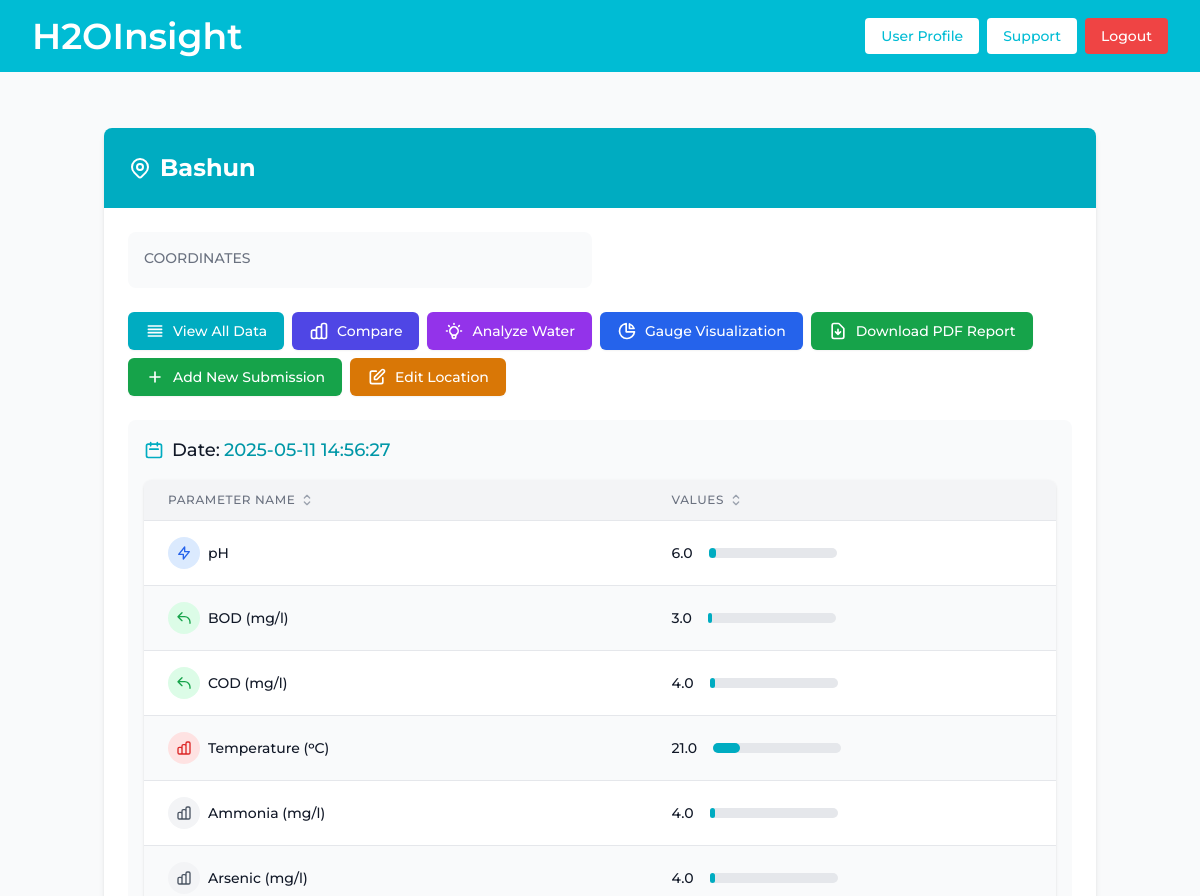
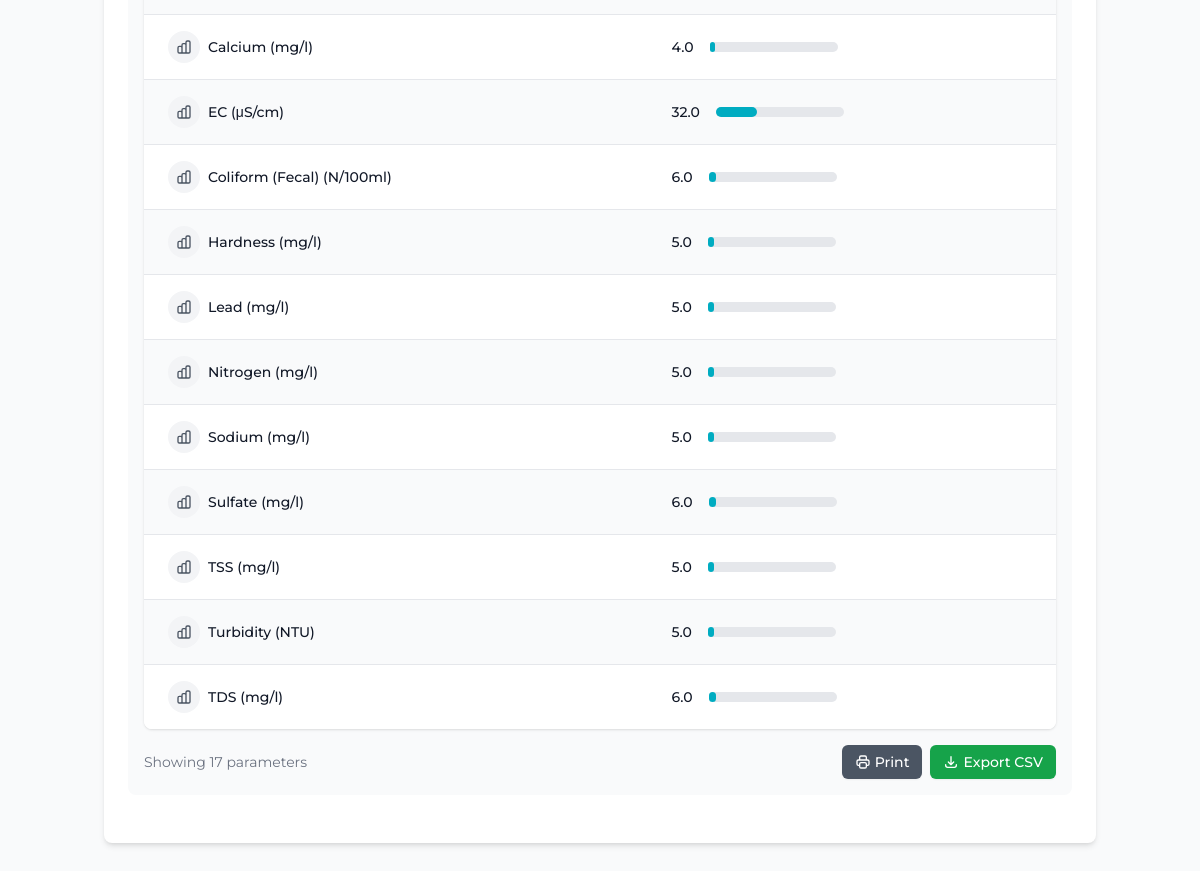
Page /view?location_id=3 (signed in) on the committed database (2 pictures, top to bottom).
### tables this page shows
CREATE TABLE locations (
    location_id INTEGER PRIMARY KEY AUTOINCREMENT,
    user_id INTEGER,
    location_name TEXT NOT NULL,
    description TEXT,
    latitude REAL DEFAULT 0.00,
    longitude REAL DEFAULT 0.00,
    date_submitted TIMESTAMP DEFAULT CURRENT_TIMESTAMP,
    FOREIGN KEY (user_id) REFERENCES users(user_id) ON DELETE SET NULL
);

CREATE TABLE data (
    data_id INTEGER PRIMARY KEY AUTOINCREMENT, 
    location_id INTEGER,
    user_id INTEGER,
    date_submitted TIMESTAMP DEFAULT CURRENT_TIMESTAMP,
    ph REAL,
    bod REAL,
    cod REAL,
    temperature REAL,
    ammonia REAL,
    arsenic REAL,
    calcium REAL,
    ec REAL,
    coliform REAL,
    hardness REAL,
    lead_pb REAL,
    nitrogen REAL,
    sodium REAL,
    sulfate REAL,
    tss REAL,
    turbidity REAL,
    tds REAL,
    FOREIGN KEY (location_id) REFERENCES locations(location_id) ON DELETE CASCADE,
    FOREIGN KEY (user_id) REFERENCES users(user_id) ON DELETE SET NULL
);

### routes/locations.py (the view)
@locations_bp.route("/view")
def view():
    location_id = request.args.get("location_id")
    if not location_id:
        session["error_message"] = "Must provide a valid location ID"
        return redirect(url_for("auth.apology"))
    try:
        with DatabaseConnection() as (cur, db):
            query = "SELECT * FROM locations WHERE location_id = ?"
            data = (int(location_id), )
            cur.execute(query, data)
            location_data_row = cur.fetchone()
            if not location_data_row:
                session["error_message"] = "The location you are requesting does not exist"
                return redirect(url_for("auth.apology"))
            location_data = list(location_data_row)
            query = "SELECT * FROM data WHERE location_id = ? ORDER BY date_submitted DESC"
            data = (int(location_id), )
            cur.execute(query, data)
            data_tuple = cur.fetchone()
            if not data_tuple:
                parameter_data = None
                date = None
                data_id = None
            else:
                date = data_tuple[3]  # Date submitted
                data_id = data_tuple[0]  # Data ID
                parameter_data = [
                    ("pH", data_tuple[4]),
                    ("BOD (mg/l)", data_tuple[5]),
                    ("COD (mg/l)", data_tuple[6]),
                    ("Temperature (ᵒC)", data_tuple[7]),
                    ("Ammonia (mg/l)", data_tuple[8]),
                    ("Arsenic (mg/l)", data_tuple[9]),
                    ("Calcium (mg/l)", data_tuple[10]),
                    ("EC (μS/cm)", data_tuple[11]),
                    ("Coliform (Fecal) (N/100ml)", data_tuple[12]),
                    ("Hardness (mg/l)", data_tuple[13]),
                    ("Lead (mg/l)", data_tuple[14]),
                    ("Nitrogen (mg/l)", data_tuple[15]),
                    ("Sodium (mg/l)", data_tuple[16]),
                    ("Sulfate (mg/l)", data_tuple[17]),
                    ("TSS (mg/l)", data_tuple[18]),
                    ("Turbidity (NTU)", data_tuple[19]),
                    ("TDS (mg/l)", data_tuple[20])
                ]
    except ValueError:
        session["error_message"] = "Invalid location ID format"
        return redirect(url_for("auth.apology"))
    except Exception as e:
        session["error_message"] = f"Error retrieving location data: {str(e)}"
        return redirect(url_for("auth.apology"))
    if float(location_data[4]) == float(location_data[5]) == 0.0:
        location_data[4] = None
        location_data[5] = None
    session["location_id"] = location_data[0]
    return render_template("view.html", location_data=location_data, parameter_data=parameter_data, date=date, data_id=data_id)

### models/db.py (called while the page is built)
    def __enter__(self):
        self.connection = sqlite3.connect(DB_PATH)
        self.connection.execute("PRAGMA foreign_keys = ON")
        if self.dictionary:
            self.connection.row_factory = sqlite3.Row
        self.cursor = self.connection.cursor()
        return self.cursor, self.connection

    def __exit__(self, exc_type, exc_val, exc_tb):
        if self.cursor:
            self.cursor.close()
        if self.connection:
            self.connection.close()
        return False  # Let any exceptions propagate

### templates/view.html (shortened to what this page needs)
{% extends "layout.html" %}
{% block main %}
{% if session["user_id"] %}
<div class="max-w-5xl mx-auto px-4 py-8">
    <div class="bg-white rounded-lg shadow-md overflow-hidden">
        <div class="bg-primary-600 text-white py-6 px-6">
            <h2 class="text-2xl font-bold flex items-center">
                {{ location_data[2] }}
            </h2>
        </div>
        <div class="p-6">
            <div class="mb-6">
                <div class="grid grid-cols-1 md:grid-cols-2 gap-4">
                    <div class="bg-gray-50 p-4 rounded-lg">
                        <h3 class="text-sm uppercase text-gray-500 font-medium mb-1">Coordinates</h3>
                    </div>
                </div>
            </div>
            <div class="flex flex-wrap gap-2 mb-6">
                {% if parameter_data %}
                <form action="{{ url_for('data.all_location_data') }}" method="get">
                    <button type="submit" class="inline-flex items-center px-4 py-2 border border-transparent rounded-md shadow-sm text-sm font-medium text-white bg-primary-600 hover:bg-primary-700 focus:outline-none focus:ring-2 focus:ring-offset-2 focus:ring-primary-500">
                        <svg class="w-5 h-5 mr-2" fill="none" stroke="currentColor" viewBox="0 0 24 24" xmlns="http://www.w3.org/2000/svg">
                            <path stroke-linecap="round" stroke-linejoin="round" stroke-width="2" d="M4 6h16M4 10h16M4 14h16M4 18h16"></path>
                        </svg>
                        View All Data
                    </button>
                </form>
                <form action="{{ url_for('data.compare_between') }}" method="get">
                    <button type="submit" class="inline-flex items-center px-4 py-2 border border-transparent rounded-md shadow-sm text-sm font-medium text-white bg-indigo-600 hover:bg-indigo-700 focus:outline-none focus:ring-2 focus:ring-offset-2 focus:ring-indigo-500">
                        Compare
                    </button>
                </form>
                {% endif %}
                {% if parameter_data and data_id %}
                <a href="{{ url_for('data.analyze_water', data_id=data_id) }}" class="inline-flex items-center px-4 py-2 border border-transparent rounded-md shadow-sm text-sm font-medium text-white bg-purple-600 hover:bg-purple-700 focus:outline-none focus:ring-2 focus:ring-offset-2 focus:ring-purple-500">
                    Analyze Water
                </a>
                <a href="{{ url_for('data.gauge_visualization', data_id=data_id) }}" class="inline-flex items-center px-4 py-2 border border-transparent rounded-md shadow-sm text-sm font-medium text-white bg-blue-600 hover:bg-blue-700 focus:outline-none focus:ring-2 focus:ring-offset-2 focus:ring-blue-500">
                    Gauge Visualization
                </a>
                <a href="{{ url_for('data.download_report', data_id=data_id) }}" class="inline-flex items-center px-4 py-2 border border-transparent rounded-md shadow-sm text-sm font-medium text-white bg-green-600 hover:bg-green-700 focus:outline-none focus:ring-2 focus:ring-offset-2 focus:ring-green-500">
                    Download PDF Report
                </a>
                {% endif %}
                {% if session["user_type"] == "R" %}
                <form action="{{ url_for('data.add_data') }}" method="get">
                    <button type="submit" class="inline-flex items-center px-4 py-2 border border-transparent rounded-md shadow-sm text-sm font-medium text-white bg-green-600 hover:bg-green-700 focus:outline-none focus:ring-2 focus:ring-offset-2 focus:ring-green-500">
                        <svg class="w-5 h-5 mr-2" fill="none" stroke="currentColor" viewBox="0 0 24 24" xmlns="http://www.w3.org/2000/svg">
                            <path stroke-linecap="round" stroke-linejoin="round" stroke-width="2" d="M12 6v6m0 0v6m0-6h6m-6 0H6"></path>
                        </svg>
                        Add New Submission
                    </button>
                </form>
                {% endif %}
                {% if location_data[1] == session["user_id"] %}
                <form action="{{ url_for('locations.edit_location') }}" method="post">
                    <button type="submit" class="inline-flex items-center px-4 py-2 border border-transparent rounded-md shadow-sm text-sm font-medium text-white bg-amber-600 hover:bg-amber-700 focus:outline-none focus:ring-2 focus:ring-offset-2 focus:ring-amber-500">
                        Edit Location
                    </button>
                </form>
                {% endif %}
            </div>
            {% if parameter_data %}
            <div class="bg-gray-50 p-4 rounded-lg mb-6">
                <h3 class="text-lg font-medium text-gray-900 mb-4 flex items-center">
                    <svg class="w-5 h-5 mr-2 text-primary-600" fill="none" stroke="currentColor" viewBox="0 0 24 24" xmlns="http://www.w3.org/2000/svg">
                        <path stroke-linecap="round" stroke-linejoin="round" stroke-width="2" d="M8 7V3m8 4V3m-9 8h10M5 21h14a2 2 0 002-2V7a2 2 0 00-2-2H5a2 2 0 00-2 2v12a2 2 0 002 2z"></path>
                    </svg>
                    Date: <span class="ml-1 text-primary-700">{{ date }}</span>
                </h3>
                <div class="overflow-x-auto rounded-lg shadow">
                    <table id="dataTable" class="min-w-full divide-y divide-gray-200 table-fixed">
                        <thead class="bg-gray-100">
                            <tr>
                                <th scope="col" class="group px-6 py-3 text-left text-xs font-medium text-gray-500 uppercase tracking-wider cursor-pointer">
                                    <div class="flex items-center">
                                        Parameter Name
                                        <svg class="ml-1 w-4 h-4 text-gray-400 group-hover:text-gray-500" fill="none" stroke="currentColor" viewBox="0 0 24 24" xmlns="http://www.w3.org/2000/svg">
                                            <path stroke-linecap="round" stroke-linejoin="round" stroke-width="2" d="M8 9l4-4 4 4m0 6l-4 4-4-4"></path>
                                        </svg>
                                    </div>
                                </th>
                                <th scope="col" class="group px-6 py-3 text-left text-xs font-medium text-gray-500 uppercase tracking-wider cursor-pointer">
                                    <div class="flex items-center">
                                        Values
                                        <svg class="ml-1 w-4 h-4 text-gray-400 group-hover:text-gray-500" fill="none" stroke="currentColor" viewBox="0 0 24 24" xmlns="http://www.w3.org/2000/svg">
                                            <path stroke-linecap="round" stroke-linejoin="round" stroke-width="2" d="M8 9l4-4 4 4m0 6l-4 4-4-4"></path>
                                        </svg>
                                    </div>
                                </th>
                            </tr>
                        </thead>
                        <tbody class="bg-white divide-y divide-gray-200">
                            {% for tuple in parameter_data %}
                                <tr class="{% if loop.index is divisibleby(2) %}bg-gray-50{% else %}bg-white{% endif %} hover:bg-blue-50 transition-colors duration-150">
                                    <td class="px-6 py-4 whitespace-nowrap text-sm font-medium text-gray-900">
                                        <div class="flex items-center">
                                            {% if 'pH' in tuple[0] %}
                                            <span class="flex-shrink-0 h-8 w-8 rounded-full bg-blue-100 text-blue-600 flex items-center justify-center mr-2">
                                                <svg class="h-4 w-4" fill="none" stroke="currentColor" viewBox="0 0 24 24">
                                                    <path stroke-linecap="round" stroke-linejoin="round" stroke-width="2" d="M13 10V3L4 14h7v7l9-11h-7z"></path>
                                                </svg>
                                            </span>
                                            {% elif 'BOD' in tuple[0] or 'COD' in tuple[0] %}
                                            <span class="flex-shrink-0 h-8 w-8 rounded-full bg-green-100 text-green-600 flex items-center justify-center mr-2">
                                                <svg class="h-4 w-4" fill="none" stroke="currentColor" viewBox="0 0 24 24">
                                                    <path stroke-linecap="round" stroke-linejoin="round" stroke-width="2" d="M3 10h10a8 8 0 018 8v2M3 10l6 6m-6-6l6-6"></path>
                                                </svg>
                                            </span>
                                            {% elif 'Temperature' in tuple[0] %}
                                            <span class="flex-shrink-0 h-8 w-8 rounded-full bg-red-100 text-red-600 flex items-center justify-center mr-2">
                                            </span>
                                            {% else %}
                                            <span class="flex-shrink-0 h-8 w-8 rounded-full bg-gray-100 text-gray-600 flex items-center justify-center mr-2">
                                            </span>
                                            {% endif %}
                                            {{ tuple[0] }}
                                        </div>
                                    </td>
                                    <td class="px-6 py-4 whitespace-nowrap text-sm text-gray-500">
                                        <div class="flex items-center">
                                            <span class="font-medium text-gray-900">{{ tuple[1] }}</span>
                                            <div class="ml-4 w-32 bg-gray-200 rounded-full h-2.5">
                                                {% if tuple[1] is not none and tuple[1]|string|float > 0 %}
                                                <div class="bg-primary-600 h-2.5 rounded-full" style="width: {% if tuple[1]|string|float > 100 %}100%{% else %}{{ tuple[1]|string|float }}%{% endif %}"></div>
                                                {% endif %}
                                            </div>
                                        </div>
                                    </td>
                                </tr>
                            {% endfor %}
                        </tbody>
                    </table>
                </div>
                <div class="flex justify-between items-center mt-4">
                    <div class="text-sm text-gray-500">
                        Showing {{ parameter_data|length }} parameters
                    </div>
                    <div class="flex space-x-2">
                        <button id="printData" class="inline-flex items-center px-3 py-1.5 border border-transparent rounded-md shadow-sm text-sm font-medium text-white bg-gray-600 hover:bg-gray-700 focus:outline-none focus:ring-2 focus:ring-offset-2 focus:ring-gray-500">
                            Print
                        </button>
                        <button id="exportCSV" class="inline-flex items-center px-3 py-1.5 border border-transparent rounded-md shadow-sm text-sm font-medium text-white bg-green-600 hover:bg-green-700 focus:outline-none focus:ring-2 focus:ring-offset-2 focus:ring-green-500">
                            <svg class="w-4 h-4 mr-1" fill="none" stroke="currentColor" viewBox="0 0 24 24" xmlns="http://www.w3.org/2000/svg">
                                <path stroke-linecap="round" stroke-linejoin="round" stroke-width="2" d="M4 16v1a3 3 0 003 3h10a3 3 0 003-3v-1m-4-4l-4 4m0 0l-4-4m4 4V4"></path>
                            </svg>
                            Export CSV
                        </button>
                    </div>
                </div>
            </div>
            {% endif %}
        </div>
    </div>
</div>
{% endif %}
{% endblock %}

### rows in the picture
locations: location_name "Bashun"
data: date_submitted "2025-05-11 14:56:27", tuple "pH", ph "6.0", tuple "BOD (mg/l)", bod "3.0", tuple "COD (mg/l)", cod "4.0", tuple "Temperature (ᵒC)", temperature "21.0", tuple "Ammonia (mg/l)", ammonia "4.0", tuple "Arsenic (mg/l)", arsenic "4.0", tuple "Calcium (mg/l)", calcium "4.0", tuple "EC (μS/cm)", ec "32.0", tuple "Coliform (Fecal) (N/100ml)", coliform "6.0", tuple "Hardness (mg/l)", hardness "5.0", tuple "Lead (mg/l)", lead_pb "5.0", tuple "Nitrogen (mg/l)", nitrogen "5.0", tuple "Sodium (mg/l)", sodium "5.0", tuple "Sulfate (mg/l)", sulfate "6.0", tuple "TSS (mg/l)", tss "5.0", tuple "Turbidity (NTU)", turbidity "5.0", tuple "TDS (mg/l)", tds "6.0"

### other values in the picture
{{ parameter_data|length }} "17"
